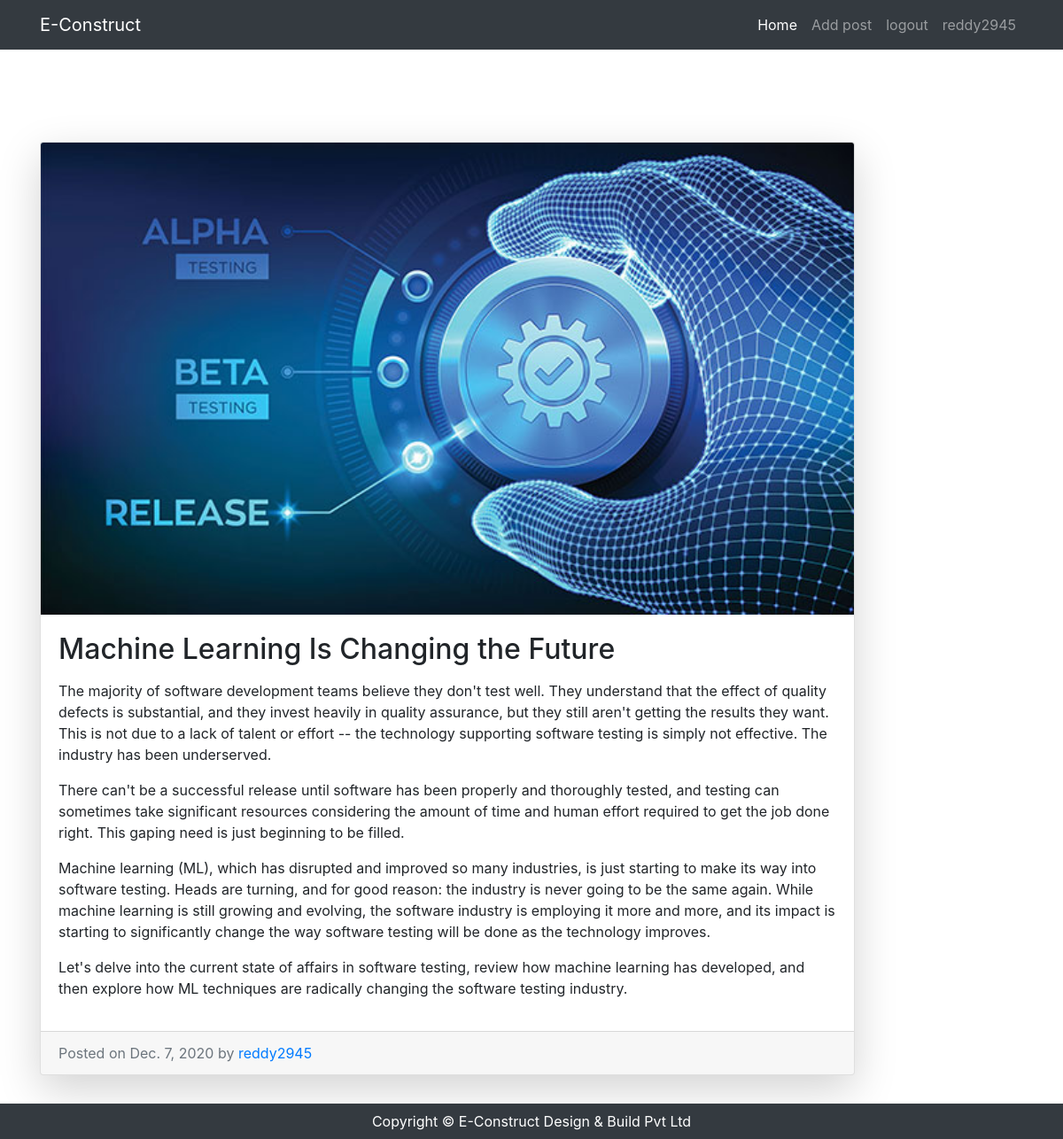
The app's page /blog_post/23/ (signed in) with its own data.
### myapp/models.py (models this page shows)
class blog_post(models.Model):
    title = models.CharField(max_length=40)
    text = RichTextField(blank=True, null=True)
    img = models.ImageField(null=True, blank=True,upload_to='images/')
    author = models.ForeignKey(User, on_delete=models.CASCADE)
    date = models.DateField(auto_now_add=True)

### myapp/views.py (the view)
# urls.py: path('blog_post/<int:pk>/', Full_view.as_view(), name= 'full_view'),
class Full_view(DetailView):
    model = blog_post
    template_name = 'myapp/details.html'

### myapp/templates/myapp/details.html
{% extends 'myapp/base.html' %}
{% block content %}
    <div class="col-lg-10 py-5 mt-5">
        <div class="card mb-4 shadow-lg mt-2">
          <img class="card-img-top" src="{{object.img.url}}" alt="Card image cap">
          <div class="card-body">
            <h2 class="card-title">{{object.title}}</h2>
            <p class="card-text">{{object.text | safe | linebreaks}}</p>
          </div>
          <div class="card-footer text-muted">
            Posted on {{object.date}} by
            <a href="#">{{object.author}}</a>
          </div>
        </div>
      </div>
{% endblock %}

### myapp/templates/myapp/base.html (shortened to what this page needs)
{% load static %}
<!DOCTYPE html>
<html lang="en">
<head>
  <link href="{% static 'vendor/bootstrap/css/bootstrap.min.css'%}" rel="stylesheet">
  <link href="{% static 'css/blog-home.css'%}" rel="stylesheet">
</head>
<body>
  <nav class="navbar navbar-expand-lg navbar-dark bg-dark fixed-top">
    <div class="container">
      <a class="navbar-brand" href="/">E-Construct</a>
      <div class="collapse navbar-collapse" id="navbarResponsive">
        <ul class="navbar-nav ml-auto">
          <li class="nav-item active">
            <a class="nav-link" href="/">Home
            </a>
          </li>
          {% if user.is_authenticated %}
              <li class="nav-item">
                  <a class="nav-link" href="{% url 'create_view' %}">Add post</a>
              </li>
              <li class="nav-item">
                   <a class="nav-link" href="{% url 'logout' %}">logout</a>
              </li>
              <li class="nav-item">
                   <a class="nav-link" href="#">{{user.username}}</a>
              </li>
          {% endif %}
        </ul>
      </div>
    </div>
  </nav>
  <div class="container shadow-none">
    <div class="row">
      {% block  content %}
      {% endblock  %}
    </div>
  </div>
  <footer class="py-2 bg-dark fixed-bottom">
    <div class="container">
      <p class="m-0 text-center text-white">Copyright &copy; E-Construct Design & Build Pvt Ltd</p>
    </div>
  </footer>
</body>
</html>

### static/css/blog-home.css (style rules this page uses)
body { padding-top: 56px; background-repeat: no-repeat; height: 200%; width: 100%; background-size: cover; background-position: fixed; background-image: url(/static/css/pexels-burst-373912.jpg); }

### records on screen
blog_post: img (picture), title "Machine Learning Is Changing the Future", text "The majority of software development teams believe they don't test well. They understand that the effect of quality defects is substantial, and they invest heavily in quality assurance, but they still aren't getting the results they want. This is not due to a lack of talent or effort -- the technology supporting software testing is simply not effective. The industry has been underserved. There can't be a successful release until software has been properly and thoroughly tested, and testing can sometimes take significant resources considering the amount of time and human effort required to get the job done right. This gaping need is just beginning to be filled. Machine learning (ML), which…", date "Dec. 7, 2020", author "reddy2945"

### other values on screen
{{ user.username }} "reddy2945"
